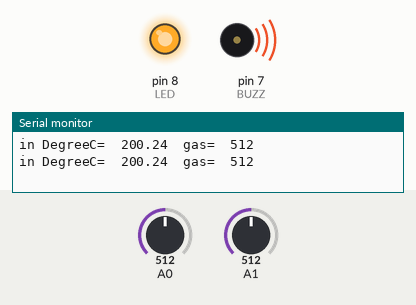
Simulated run of this sketch. Board: Arduino Uno, built with avr-gcc and run on an emulated ATmega328P. On the bench: output pins drawn as LEDs (lit = HIGH), buzzer (waves = sounding, pin HIGH), the last lines printed to the serial monitor. Inputs (shaded band) come from the test bench; at power-on: A1 = 512, A0 = 512.

Above: at 1.8 s.
1.9 s: A1 set to 281
3.4 s: A1 set to 251
At 4.8 s:
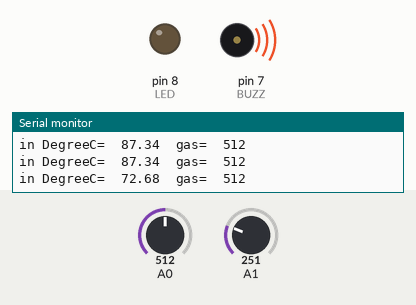
5.5 s: A0 set to 108
7.2 s: A0 set to 93
At 9.2 s:
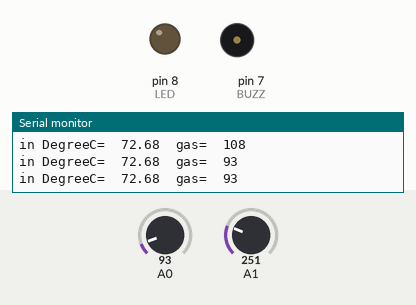
9.5 s: A1 set to 306
At 10.8 s:
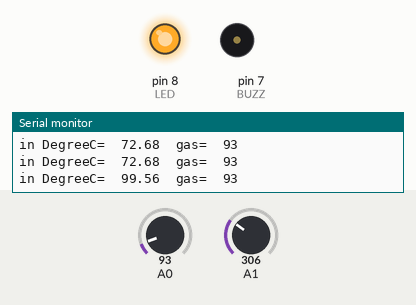
11.5 s: A1 set to 122
At 12.4 s:
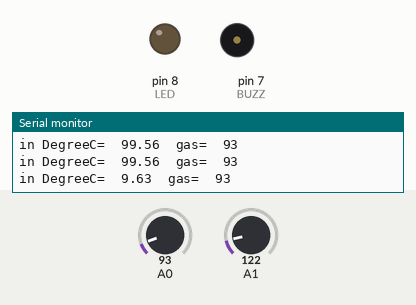
Timing chart, 0 to 14.5 s (numbered marks = the images above; inputs shaded):
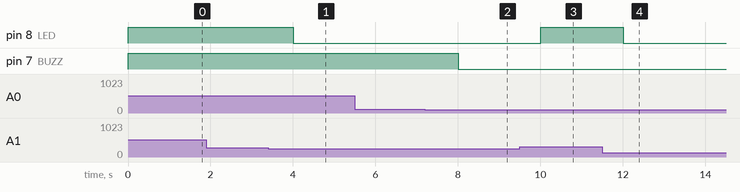

The sketch:

fire_alarm_system.ino
```cpp
#define LED 8
#define BUZZ 7

float temp;
float vout;
float vout1;
int gas;

void setup() {
  Serial.begin(9600);
  pinMode(A0,INPUT);
  pinMode(A1,INPUT);
  pinMode(LED,OUTPUT);
  pinMode(BUZZ,OUTPUT);
}

void loop() {
  vout = analogRead(A1);
  vout1=(vout/1023)*5000;
  temp=(vout1-500)/10;
  gas=analogRead(A0);

  if (temp>=80) {
    digitalWrite(LED, HIGH);
  } else {
    digitalWrite(LED, LOW);
  }

  if (gas>=100) {
    digitalWrite(BUZZ, HIGH);
  } else {
    digitalWrite(BUZZ, LOW);
  }

  Serial.print("in DegreeC= ");
  Serial.print(" ");
  Serial.print(temp);
  Serial.print("\t");
  Serial.print("gas= ");
  Serial.print(" ");
  Serial.print(gas);
  Serial.println();

  delay(1000);
}
```

Measured:
- the behaviour switches between 266 and 265 on A1 (found by bisection; images 0 and 1)
- the behaviour switches between 100 and 99 on A0 (found by bisection; images 1 and 2)
- after the input at 3.4 s, pin 8 (LED): HIGH → LOW after 0.60 s
- after the input at 7.2 s, pin 7 (BUZZ): HIGH → LOW after 0.81 s
- after the input at 9.5 s, pin 8 (LED): LOW → HIGH after 0.51 s
- after the input at 11.5 s, pin 8 (LED): HIGH → LOW after 0.51 s
